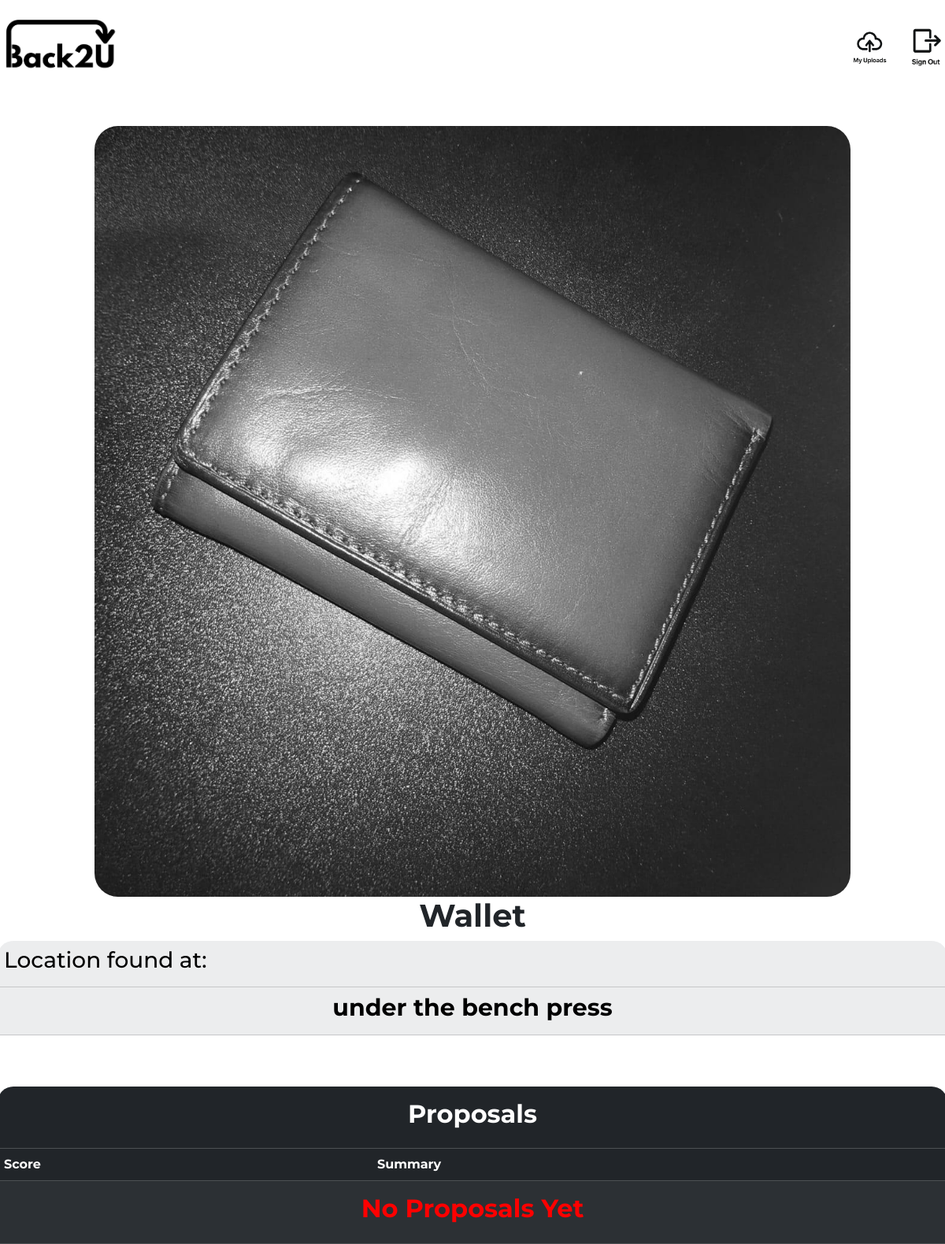
The page /viewingupload?item_id=2 (signed in) on the database as committed earlier.
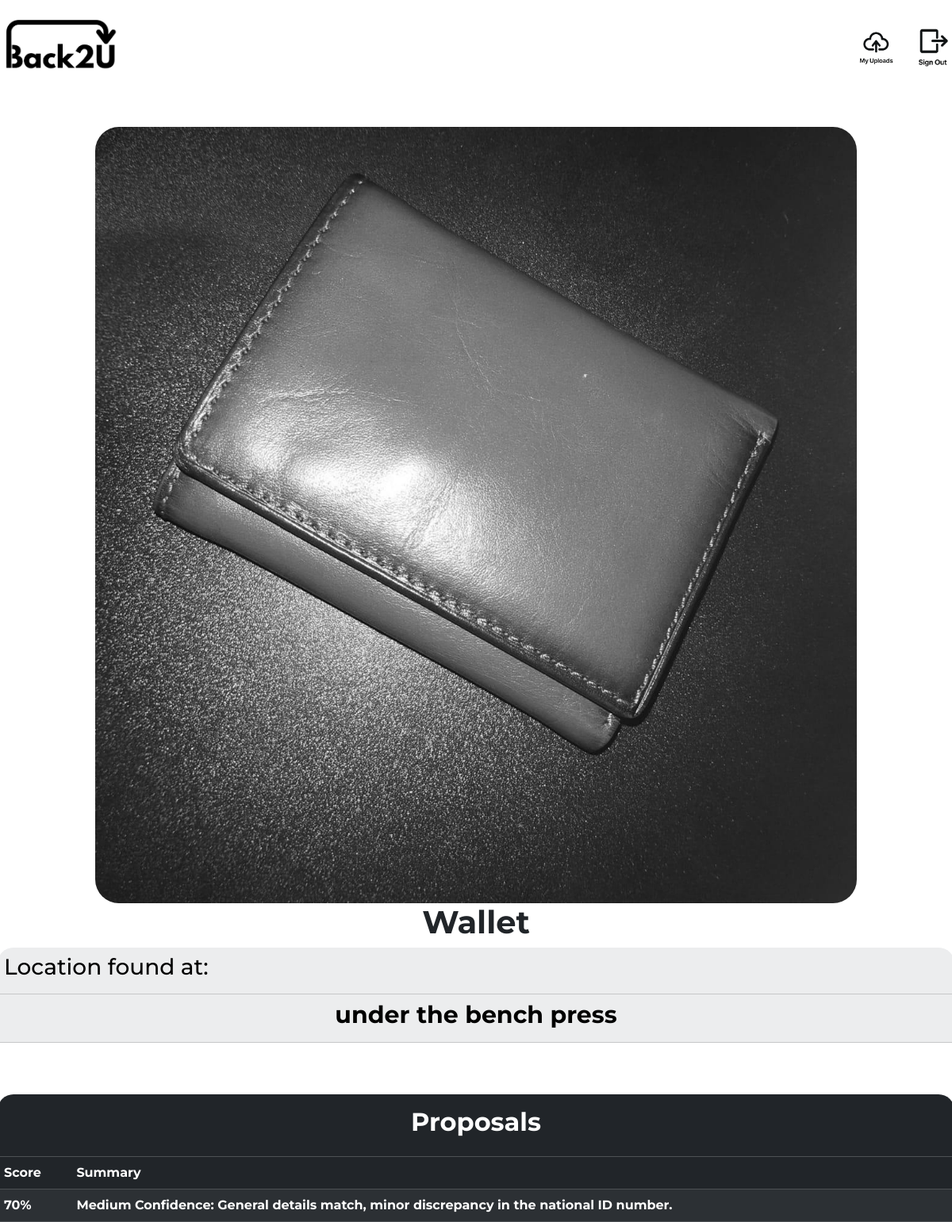
The same page on the database as committed later.
### tables this page shows
CREATE TABLE proposals (
    id INTEGER PRIMARY KEY AUTOINCREMENT,
    item_id INTEGER NOT NULL,
    user_id INTEGER NOT NULL,
    phone_number TEXT,
    answer1 TEXT,
    answer2 TEXT,
    answer3 TEXT,
    response TEXT,
    numeric_score TEXT,
    FOREIGN KEY (item_id) REFERENCES items(id),
    FOREIGN KEY (user_id) REFERENCES users(id)
);

### app.py (the view)
@app.route("/viewingupload")
@login_required
def viewingupload():
    item_id = request.args.get("item_id")
    item_info = db.execute("SELECT * FROM items WHERE id = ?", item_id)
    proposals_info = db.execute("SELECT * FROM proposals WHERE item_id = ? ORDER BY numeric_score", item_id)
    for proposal in proposals_info:
        raw_response = proposal["response"].strip("`").strip()
        proposal["response"] = json.loads(raw_response)
    return render_template("viewingupload.html", info=item_info, proposals=proposals_info)

### app.py (called while the page is built)
@app.after_request
def after_request(response):
    response.headers["Cache-Control"] = "no-cache, no-store, must-revalidate"
    response.headers["Expires"] = 0
    response.headers["Pragma"] = "no-cache"
    return response

### helpers.py (called while the page is built)
def login_required(f):
    @wraps(f)
    def decorated_function(*args, **kwargs):
        if session.get("user_id") is None:
            return redirect("/login")
        return f(*args, **kwargs)
    return decorated_function

### templates/viewingupload.html (shortened to what this page needs)
{% extends "layout.html" %}
{% block main %}
<div class = "itemm-div">
    <img src = "static/uploads/{{info[0]['picture']}}" class = "itemm_img">
    <div class = "description-itemm">
        <h1 style = "font-weight: bold;"> {{info[0]['title']}} </h1>
        <table class="table table-light table-striped table-hover qtable">
        <tr style="display: flex; flex-direction: column;">
                <td> <h3> Location found at: </h3> </td>
                <td style="text-align: center;"> <h1 style = "font-weight: bold; font-size: 30px;"> {{info[0]['location']}} </h1> </td>
        </tr>
        </table>
        <table class="table table-dark table-striped table-hover qtable" style="margin-bottom: 0px;">
            <thead>
                <tr>
                    <th colspan="4" class="text-center py-3">
                        <h2 style="font-weight: bold;">Proposals</h2>
                    </th>
                </tr>
                <tr>
                    <th>Score</th>
                    <th>Summary</th>
                </tr>
            </thead>
            <tbody>
                {% if proposals %}
                    {% for proposal in proposals %}
                        <tr id = "{{proposal.item_id}}" onclick="openModal(this.id)">
                            <td>{{ proposal.response.final_score }}</td>
                            <td>{{ proposal.response.summary }}</td>
                        </tr>
                    {% endfor %}
                {% else %}
                    <tr>
                        <td colspan="4" class="text-center py-3">
                            <h2 style="font-weight: bold; color: rgb(255, 0, 0);">No Proposals Yet</h2>
                        </td>
                    </tr>
                {% endif %}
            </tbody>
        </table>
    </div>
</div>
{% endblock %}

Rows that differ between the two databases and show on the page:
added proposals: response.final_score "70%", response.summary "Medium Confidence: General details match, minor discrepancy in the national ID number."
Other text that changed with them:
text no longer shown: "No Proposals Yet"
